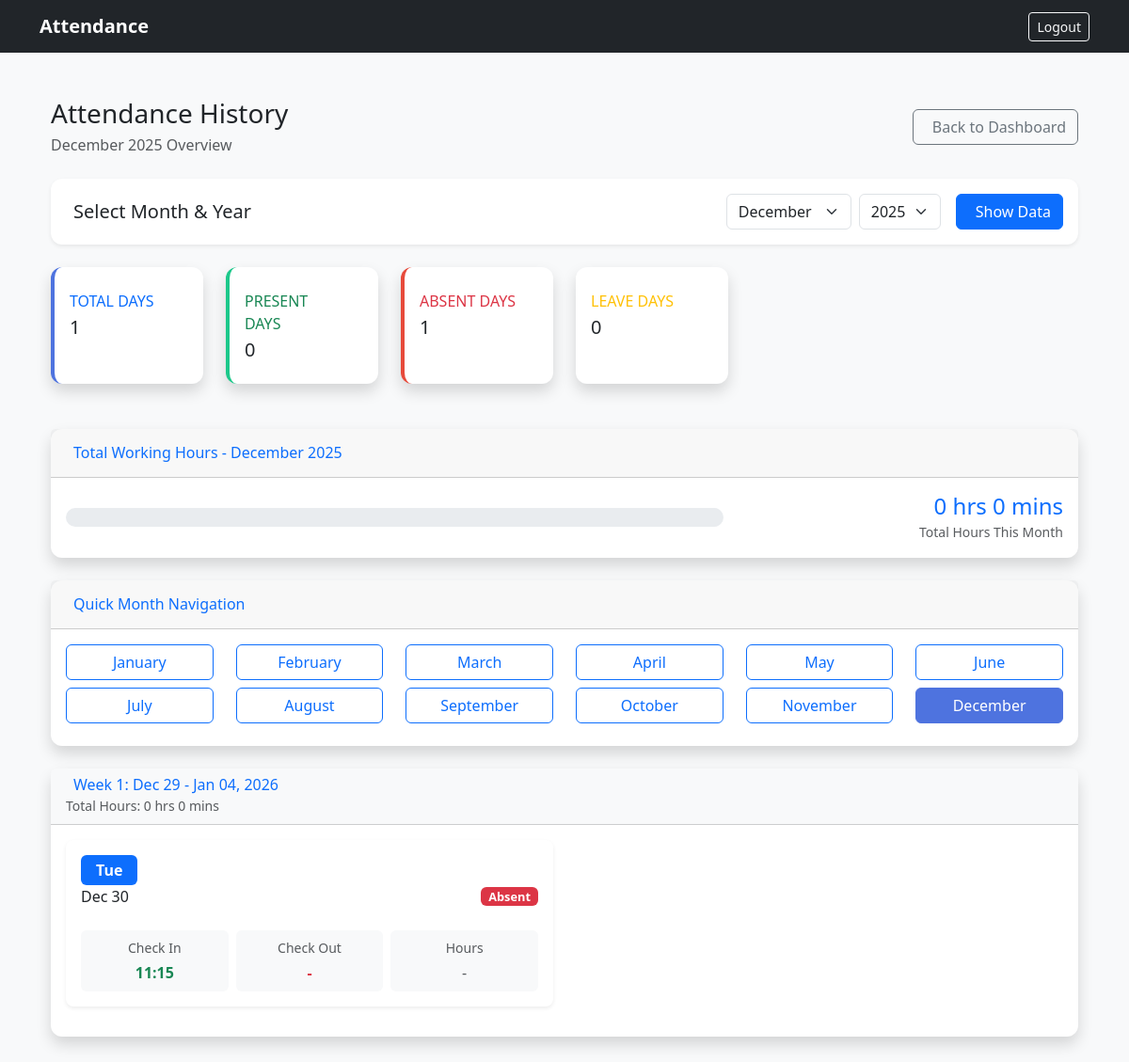
/attendance-history/ (signed in), run on the app's committed database.
### attendance/models.py (models this page shows, shortened)
class Attendance(models.Model):
    employee = models.ForeignKey(
        Employee,
        on_delete=models.CASCADE,
        related_name="attendances"
    )
    date = models.DateField()
    check_in = models.DateTimeField()
    check_out = models.DateTimeField(null=True, blank=True)
    class Meta:
        unique_together = ("employee", "date")
        ordering = ["-date"]

### attendance/views.py (the view, shortened to what this page needs)
# urls.py: path("attendance-history/", views.employee_attendance_history, name="employee_attendance_history"),
@login_required
def employee_attendance_history(request):
    try:
        employee = Employee.objects.get(user=request.user)
    except Employee.DoesNotExist:
        return render(request, "employee/no_employee.html")
    if not employee.is_active:
        return render(request, "employee/no_employee.html", {
            "message": "Your employee account is inactive. Please contact administrator."
        })
    selected_month = request.GET.get('month')
    selected_year = request.GET.get('year')
    today = timezone.localdate()
    if not selected_month:
        selected_month = today.month
    else:
        selected_month = int(selected_month)
    if not selected_year:
        selected_year = today.year
    else:
        selected_year = int(selected_year)
    month_start = date(selected_year, selected_month, 1)
    if selected_month == 12:
        month_end = date(selected_year + 1, 1, 1) - timedelta(days=1)
    else:
        month_end = date(selected_year, selected_month + 1, 1) - timedelta(days=1)
    attendance_records = Attendance.objects.filter(
        employee=employee,
        date__gte=month_start,
        date__lte=month_end
    ).prefetch_related('breaks').order_by('-date')
    approved_leaves = LeaveRequest.objects.filter(
        employee=employee,
        status="APPROVED",
        start_date__lte=month_end,
        end_date__gte=month_start
    )
    enhanced_records = []
    for record in attendance_records:
        record_data = {
            'record': record,
            'break_time': timedelta(),
            'working_hours': timedelta(),
            'break_details': [],
            'has_leave': False,
            'status': 'Absent'
        }
        leave_on_date = approved_leaves.filter(
            start_date__lte=record.date,
            end_date__gte=record.date
        ).exists()
        if leave_on_date:
            record_data['has_leave'] = True
            record_data['status'] = 'On Leave'
        enhanced_records.append(record_data)
    weekly_records = []
    current_week = None
    week_data = None
    from collections import defaultdict
    for record_data in enhanced_records:
        record_date = record_data['record'].date
        week_number = record_date.isocalendar()[1]
        year = record_date.year
        if current_week != (year, week_number):
            if week_data:
                weekly_records.append(week_data)
            week_start = record_date - timedelta(days=record_date.weekday())
            week_end = week_start + timedelta(days=6)
            week_data = {
                'week_number': week_number,
                'start_date': week_start,
                'end_date': week_end,
                'records': [],
                'total_hours': timedelta()
            }
            current_week = (year, week_number)
        week_data['records'].append(record_data)
        week_data['total_hours'] += record_data['working_hours']
    if week_data:
        weekly_records.append(week_data)
    weekly_records.sort(key=lambda x: x['start_date'], reverse=True)
    total_days = attendance_records.count()
    present_days = attendance_records.filter(check_out__isnull=False).count()
    leave_days = 0
    for leave in approved_leaves:
        leave_start = max(leave.start_date, month_start)
        leave_end = min(leave.end_date, month_end)
        if leave_start <= leave_end:
            leave_days += (leave_end - leave_start).days + 1
    absent_days = total_days - present_days - leave_days
    absent_days = max(0, absent_days)
    total_hours = timedelta()
    for record in attendance_records:
        if record.check_out and record.check_in:
            work_duration = record.check_out - record.check_in
            break_duration = timedelta()
            for break_record in record.breaks.all():
                if break_record.break_out and break_record.break_in:
                    break_duration += break_record.break_out - break_record.break_in
            total_hours += work_duration - break_duration
    working_days = total_days - leave_days
    attendance_rate = (present_days / working_days * 100) if working_days > 0 else 0
    months = []
    for i in range(1, 13):
        months.append({
            'value': i,
            'name': date(2024, i, 1).strftime('%B'),
            'current': i == selected_month
        })
    years = []
    current_year = today.year
    for year in range(current_year - 2, current_year + 2):
        years.append({
            'value': year,
            'name': year,
            'current': year == selected_year
        })
    context = {
        'employee': employee,
        'enhanced_records': enhanced_records,
        'selected_month': selected_month,
        'selected_year': selected_year,
        'month_name': date(selected_year, selected_month, 1).strftime('%B %Y'),
        'months': months,
        'years': years,
        'total_days': total_days,
        'present_days': present_days,
        'absent_days': absent_days,
        'leave_days': leave_days,
        'total_hours': total_hours,
        'attendance_rate': round(attendance_rate, 1),
        'weekly_records': weekly_records,
    }
    return render(request, 'employee/attendance_history.html', context)

### templates/employee/attendance_history.html (shortened to what this page needs)
{% extends "base.html" %}
{% block content %}
<div class="container-fluid py-4">
    <div class="d-flex justify-content-between align-items-center mb-4">
        <div>
            <h1 class="h3 mb-1 text-dark font-weight-bold">Attendance History</h1>
            <p class="text-muted mb-0">{{ month_name }} Overview</p>
        </div>
        <a href="{% url 'dashboard' %}" class="btn btn-outline-secondary">
            Back to Dashboard
        </a>
    </div>
    <div class="card mb-4 shadow-sm">
        <div class="card-body">
            <div class="row align-items-center">
                <div class="col-md-6">
                    <h5 class="card-title mb-0">
                        Select Month & Year
                    </h5>
                </div>
                <div class="col-md-6">
                    <form method="get" class="d-flex gap-3 justify-content-end align-items-center">
                        <div class="d-flex gap-2 align-items-center">
                        <div class="form-group mb-0">
                                <select name="month" class="form-select">
                                {% for month in months %}
                                <option value="{{ month.value }}" {% if month.current %}selected{% endif %}>
                                    {{ month.name }}
                                </option>
                                {% endfor %}
                            </select>
                        </div>
                        <div class="form-group mb-0">
                                <select name="year" class="form-select">
                                {% for year in years %}
                                <option value="{{ year.value }}" {% if year.current %}selected{% endif %}>
                                    {{ year.name }}
                                </option>
                                {% endfor %}
                            </select>
                        </div>
                        </div>
                        <button type="submit" class="btn btn-primary">
                            Show Data
                        </button>
                    </form>
                </div>
            </div>
        </div>
    </div>
    <div class="row mb-4">
        <div class="col-xl-2 col-lg-4 col-md-6 mb-4">
            <div class="card border-left-primary shadow h-100 py-2">
                <div class="card-body">
                    <div class="row no-gutters align-items-center">
                        <div class="col mr-2">
                            <div class="text-xs font-weight-bold text-primary text-uppercase mb-1">
                                Total Days
                            </div>
                            <div class="h5 mb-0 font-weight-bold text-gray-800">{{ total_days }}</div>
                        </div>
                    </div>
                </div>
            </div>
        </div>
        <div class="col-xl-2 col-lg-4 col-md-6 mb-4">
            <div class="card border-left-success shadow h-100 py-2">
                <div class="card-body">
                    <div class="row no-gutters align-items-center">
                        <div class="col mr-2">
                            <div class="text-xs font-weight-bold text-success text-uppercase mb-1">
                                Present Days
                            </div>
                            <div class="h5 mb-0 font-weight-bold text-gray-800">{{ present_days }}</div>
                        </div>
                    </div>
                </div>
            </div>
        </div>
        <div class="col-xl-2 col-lg-4 col-md-6 mb-4">
            <div class="card border-left-danger shadow h-100 py-2">
                <div class="card-body">
                    <div class="row no-gutters align-items-center">
                        <div class="col mr-2">
                            <div class="text-xs font-weight-bold text-danger text-uppercase mb-1">
                                Absent Days
                            </div>
                            <div class="h5 mb-0 font-weight-bold text-gray-800">{{ absent_days }}</div>
                        </div>
                    </div>
                </div>
            </div>
        </div>
        <div class="col-xl-2 col-lg-4 col-md-6 mb-4">
            <div class="card border-left-warning shadow h-100 py-2">
                <div class="card-body">
                    <div class="row no-gutters align-items-center">
                        <div class="col mr-2">
                            <div class="text-xs font-weight-bold text-warning text-uppercase mb-1">
                                Leave Days
                            </div>
                            <div class="h5 mb-0 font-weight-bold text-gray-800">{{ leave_days }}</div>
                        </div>
                    </div>
                </div>
            </div>
        </div>
    </div>
    <div class="row mb-4">
        <div class="col-12">
            <div class="card shadow">
                <div class="card-header py-3">
                    <h6 class="m-0 font-weight-bold text-primary">
                        Total Working Hours - {{ month_name }}
                    </h6>
                </div>
                <div class="card-body">
                    <div class="row align-items-center">
                        <div class="col-md-8">
                            <div class="progress" style="height: 20px;">
                            </div>
                        </div>
                        <div class="col-md-4 text-end">
                            <h4 class="text-primary mb-0">
                                {% load time_filters %}
                                {{ total_hours|format_duration }}
                            </h4>
                            <small class="text-muted">Total Hours This Month</small>
                        </div>
                    </div>
                </div>
            </div>
        </div>
    </div>
    <div class="row mb-4">
        <div class="col-12">
            <div class="card shadow">
                <div class="card-header py-3">
                    <h6 class="m-0 font-weight-bold text-primary">
                        Quick Month Navigation
                    </h6>
                </div>
                <div class="card-body">
                    <div class="row">
                        {% for month in months %}
                        <div class="col-6 col-md-3 col-lg-2 mb-2">
                            <a href="?month={{ month.value }}&year={{ selected_year }}"
                               class="btn btn-outline-primary btn-block {% if month.current %}active{% endif %}">
                                {{ month.name }}
                            </a>
                        </div>
                        {% endfor %}
                    </div>
                </div>
            </div>
        </div>
    </div>
    {% for week_data in weekly_records %}
    <div class="card mb-4 shadow">
        <div class="card-header bg-light">
            <h6 class="mb-0 font-weight-bold text-primary">
                Week {{ week_data.week_number }}: {{ week_data.start_date|date:"M d" }} - {{ week_data.end_date|date:"M d, Y" }}
            </h6>
            <small class="text-muted">Total Hours: {% load time_filters %}{{ week_data.total_hours|format_duration }}</small>
        </div>
        <div class="card-body">
            <div class="row">
                {% for record_data in week_data.records %}
                {% with record=record_data.record %}
                <div class="col-lg-6 mb-3">
                    <div class="bg-white shadow-sm border-0 rounded-3 p-3 h-100" style="transition: all 0.2s ease-in-out; cursor: pointer;" onmouseover="this.style.transform='translateY(-2px)'; this.style.boxShadow='0 4px 12px rgba(0,0,0,0.15)'" onmouseout="this.style.transform='translateY(0)'; this.style.boxShadow='0 1px 3px rgba(0,0,0,0.1)'">
                        <div class="me-3">
                            <span class="badge bg-primary fs-6 fw-semibold px-3 py-2">{{ record.date|date:"D" }}</span>
                        </div>
                        <div class="flex-grow-1">
                            <div class="d-flex justify-content-between align-items-center">
                                <span class="font-weight-bold">{{ record.date|date:"M d" }}</span>
                                <span class="badge {% if record_data.status == 'Present' %}bg-success{% elif record_data.status == 'On Leave' %}bg-warning text-dark{% else %}bg-danger{% endif %} fw-semibold px-2 py-1">
                                    {{ record_data.status }}
                                </span>
                            </div>
                            <div class="row mt-3 g-2">
                                <div class="col-4 text-center">
                                    <div class="bg-light rounded-2 py-2">
                                        <small class="text-muted d-block fw-medium mb-1">Check In</small>
                                        <span class="fw-bold text-success fs-6">{{ record.check_in|time:"H:i"|default:"-" }}</span>
                                    </div>
                                </div>
                                <div class="col-4 text-center">
                                    <div class="bg-light rounded-2 py-2">
                                        <small class="text-muted d-block fw-medium mb-1">Check Out</small>
                                        <span class="fw-bold text-danger fs-6">{{ record.check_out|time:"H:i"|default:"-" }}</span>
                                    </div>
                                </div>
                                <div class="col-4 text-center">
                                    <div class="bg-light rounded-2 py-2">
                                        <small class="text-muted d-block fw-medium mb-1">Hours</small>
                                    {% if record_data.working_hours.total_seconds > 0 %}
                                        {% load time_filters %}
                                    {% else %}
                                            <span class="text-muted fw-medium">-</span>
                                    {% endif %}
                                    </div>
                                </div>
                            </div>
                        </div>
                    </div>
                </div>
                {% endwith %}
                {% endfor %}
            </div>
        </div>
    </div>
    {% endfor %}
</div>
{% endblock %}

### data on the page
Attendance: record "Tue", record "Dec 30", status "Absent", record.check_in "11:15", record.check_out "-"

### other printed values
{{ month_name }} "December 2025"
{{ total_days }} "1"
{{ present_days }} "0"
{{ absent_days }} "1"
{{ leave_days }} "0"
{{ total_hours|format_duration }} "0 hrs 0 mins"
{{ month.name }} "January" "February" "March" "April" "May" "June" "July" "August" "September" "October" "November" "December"
{{ week_data.week_number }} "1"
{{ week_data.start_date|date:"M d" }} "Dec 29"
{{ week_data.end_date|date:"M d, Y" }} "Jan 04, 2026"
{{ week_data.total_hours|format_duration }} "0 hrs 0 mins"
form field month "December"
form field year "2025"
